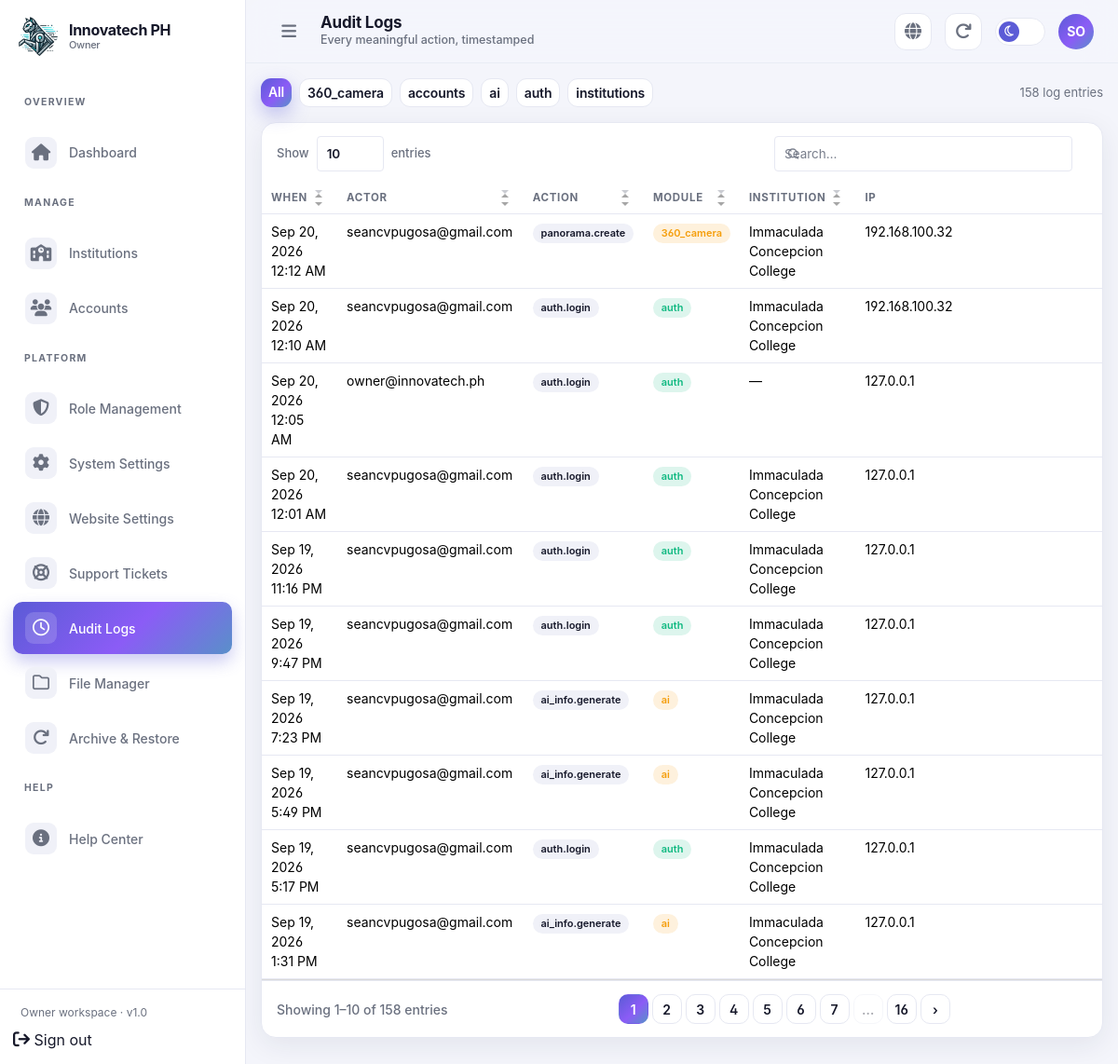
The page /admin/owner/logs.php (signed in) on the database its author committed.
### tables this page shows
CREATE TABLE `platform_settings` (
  `id` tinyint UNSIGNED NOT NULL,
  `product_name` varchar(191) NOT NULL DEFAULT 'AI-Assisted AR 360° Virtual Campus Navigation',
  `company_name` varchar(191) NOT NULL DEFAULT 'Innovatech PH',
  `logo_path` varchar(255) DEFAULT NULL,
  `hero_image_path` varchar(255) DEFAULT NULL,
  `landing_html` mediumtext,
  `contact_email` varchar(191) DEFAULT NULL,
  `smtp_host` varchar(191) DEFAULT NULL,
  `smtp_port` smallint UNSIGNED DEFAULT '587',
  `smtp_username` varchar(191) DEFAULT NULL,
  `smtp_password_enc` varchar(255) DEFAULT NULL,
  `smtp_from_name` varchar(128) DEFAULT NULL,
  `smtp_from_email` varchar(191) DEFAULT NULL,
  `institution_folder_root` varchar(255) NOT NULL DEFAULT 'storage/institutions',
  `template_pack_path` varchar(255) NOT NULL DEFAULT 'storage/templates/org_pack',
  `updated_by` int UNSIGNED DEFAULT NULL,
  `updated_at` datetime NOT NULL DEFAULT CURRENT_TIMESTAMP ON UPDATE CURRENT_TIMESTAMP
);

CREATE TABLE `audit_logs` (
  `id` bigint UNSIGNED NOT NULL,
  `actor_user_id` int UNSIGNED DEFAULT NULL,
  `institution_id` int UNSIGNED DEFAULT NULL,
  `action` varchar(80) NOT NULL,
  `module` varchar(64) NOT NULL,
  `entity_type` varchar(64) DEFAULT NULL,
  `entity_id` int UNSIGNED DEFAULT NULL,
  `ip_address` varchar(45) DEFAULT NULL,
  `user_agent` varchar(255) DEFAULT NULL,
  `meta_json` longtext,
  `created_at` datetime NOT NULL DEFAULT CURRENT_TIMESTAMP
);

CREATE TABLE `users` (
  `id` int UNSIGNED NOT NULL,
  `role_id` tinyint UNSIGNED NOT NULL,
  `institution_id` int UNSIGNED DEFAULT NULL COMMENT 'NULL for owner; required for admin/staff; optional for user',
  `supervisor_user_id` int UNSIGNED DEFAULT NULL COMMENT 'staff reports to this admin',
  `email` varchar(191) NOT NULL,
  `username` varchar(64) DEFAULT NULL,
  `password_hash` varchar(255) NOT NULL,
  `first_name` varchar(80) NOT NULL,
  `last_name` varchar(80) NOT NULL,
  `phone` varchar(32) DEFAULT NULL,
  `avatar_path` varchar(255) DEFAULT NULL,
  `is_active` tinyint(1) NOT NULL DEFAULT '1',
  `email_verified_at` datetime DEFAULT NULL,
  `last_login_at` datetime DEFAULT NULL,
  `created_by` int UNSIGNED DEFAULT NULL,
  `created_at` datetime NOT NULL DEFAULT CURRENT_TIMESTAMP,
  `updated_at` datetime NOT NULL DEFAULT CURRENT_TIMESTAMP ON UPDATE CURRENT_TIMESTAMP,
  `deleted_at` datetime DEFAULT NULL
);

CREATE TABLE `institutions` (
  `id` int UNSIGNED NOT NULL,
  `slug` varchar(80) NOT NULL,
  `name` varchar(191) NOT NULL,
  `short_name` varchar(64) DEFAULT NULL,
  `institution_type` enum('school','college','university','other') NOT NULL DEFAULT 'school',
  `description` text,
  `logo_path` varchar(255) DEFAULT NULL,
  `cover_image_path` varchar(255) DEFAULT NULL,
  `address` varchar(255) DEFAULT NULL,
  `city` varchar(80) DEFAULT NULL,
  `province` varchar(80) DEFAULT NULL,
  `country` varchar(80) NOT NULL DEFAULT 'Philippines',
  `latitude` decimal(10,7) DEFAULT NULL,
  `longitude` decimal(10,7) DEFAULT NULL,
  `website_url` varchar(255) DEFAULT NULL,
  `contact_email` varchar(191) DEFAULT NULL,
  `contact_phone` varchar(32) DEFAULT NULL,
  `folder_path` varchar(255) NOT NULL COMMENT 'Generated project dir e.g. storage/institutions/immaculada',
  `landing_mode` enum('360_rotation','floor_plan') NOT NULL DEFAULT '360_rotation',
  `starting_scene_id` int UNSIGNED DEFAULT NULL,
  `starting_floor_plan_id` int UNSIGNED DEFAULT NULL,
  `require_landscape_mobile` tinyint(1) NOT NULL DEFAULT '1' COMMENT 'AR/360 landing locked landscape fullscreen on mobile',
  `is_published` tinyint(1) NOT NULL DEFAULT '0',
  `is_active` tinyint(1) NOT NULL DEFAULT '1',
  `created_by` int UNSIGNED DEFAULT NULL COMMENT 'owner user',
  `created_at` datetime NOT NULL DEFAULT CURRENT_TIMESTAMP,
  `updated_at` datetime NOT NULL DEFAULT CURRENT_TIMESTAMP ON UPDATE CURRENT_TIMESTAMP,
  `deleted_at` datetime DEFAULT NULL
);

### includes/functions.php (called while the page is built, shortened)
<?php
function db(): PDO
{
    $options = [
        PDO::ATTR_ERRMODE => PDO::ERRMODE_EXCEPTION,
        PDO::ATTR_DEFAULT_FETCH_MODE => PDO::FETCH_ASSOC,
        PDO::ATTR_EMULATE_PREPARES => false,
    ];
    $pdo = new PDO(
        'mysql:host=' . DB_HOST . ';port=' . DB_PORT . ';dbname=' . DB_NAME . ';charset=utf8mb4',
        DB_USER,
        DB_PASS,
        $options
    );
    return $pdo;
}
final class DbCrud
{
    public PDO $pdo;
    public function __construct(?PDO $pdo = null)
    {
        $this->pdo = $pdo ?? db();
    }
    private static function ident(string $name): string
    {
        return "`{$name}`";
    }
    private static function paramPrefix(): string
    {
        static $n = 0;
        return 'p' . (++$n) . '_';
    }
    private static function buildWhere(array $conditions): array
    {
        $sql = [];
        $params = [];
        foreach ($conditions as $key => $cond) {
            $col = self::ident($key);
            $p = self::paramPrefix() . $key;
            $sql[] = "{$col} = :{$p}";
            $params[$p] = $cond;
        }
        return [implode(' AND ', $sql), $params];
    }
    public function select(string $table, string $columns = '*', array $conditions = [], string $options = ''): array
    {
        $columns = trim($columns);
        if ($columns === '*') {
            $sel = '*';
            $params = [];
        }
        $sql = 'SELECT ' . $sel . ' FROM ' . self::ident($table);
        if ($conditions !== []) {
            [$where, $whereParams] = self::buildWhere($conditions);
            $sql .= ' WHERE ' . $where;
            $params += $whereParams;
        }
        if (trim($options) !== '') {
            $sql .= ' ' . trim($options);
        }
        $stmt = $this->pdo->prepare($sql);
        $stmt->execute($params);
        return $stmt->fetchAll(PDO::FETCH_ASSOC);
    }
    public function get(string $table, int|array $idOrConditions): ?array
    {
        $conditions = is_numeric($idOrConditions) ? ['id' => (int) $idOrConditions] : $idOrConditions;
        $rows = $this->select($table, '*', $conditions, 'LIMIT 1');
        return $rows[0] ?? null;
    }
    public function raw(string $sql, array $params = []): PDOStatement
    {
        $stmt = $this->pdo->prepare($sql);
        $stmt->execute($params);
        return $stmt;
    }
}
function crud(): DbCrud
{
    static $instance = null;
    return $instance ??= new DbCrud();
}
function h($value): string
{
    return htmlspecialchars((string) $value, ENT_QUOTES, 'UTF-8');
}
function url(string $path = '', bool $absolute = false): string
{
    $path = ltrim($path, '/');
    $parts = explode('?', $path, 2);
    $base = $parts[0];
    if ($base !== '' && !str_ends_with($base, '/') && !str_contains(basename($base), '.')) {
        if (is_file(ROOT_PATH . '/' . $base . '.php')) {
            $parts[0] = $base . '.php';
            $path = implode('?', $parts);
        }
    }
    return BASE_URL . '/' . $path;
}

### includes/auth.php (called while the page is built, shortened)
<?php
require_once __DIR__ . '/functions.php';
function current_user(): ?array
{
    return $_SESSION['user'] ?? null;
}
function current_role(): ?string
{
    return $_SESSION['user']['role_slug'] ?? null;
}

### admin/owner/logs.php (the view, shortened to what this page needs)
<?php
require_once __DIR__ . '/../../includes/auth.php';
$pageTitle = 'Audit Logs';
$pageSub = 'Every meaningful action, timestamped';
$active = 'Audit Logs';
$bodyClass = 'page-owner-logs';
require_once __DIR__ . '/../layout/header.php';
$filterModule = trim($_GET['module'] ?? '');
$params = $filterModule !== '' ? ['mod' => $filterModule] : [];
$where = $filterModule !== '' ? 'WHERE a.module = :mod' : '';
$total = (int) crud()->raw("SELECT COUNT(*) FROM audit_logs a $where", $params)->fetchColumn();
$logs = crud()->raw(
    "SELECT a.*, u.email AS actor_email, i.name AS inst_name
     FROM audit_logs a
     LEFT JOIN users u ON u.id = a.actor_user_id
     LEFT JOIN institutions i ON i.id = a.institution_id
     $where
     ORDER BY a.created_at DESC",
    $params
)->fetchAll();
$modules = crud()->raw("SELECT DISTINCT module FROM audit_logs ORDER BY module")->fetchAll(PDO::FETCH_COLUMN);
$moduleBadges = [
    'auth' => 'badge-live', 'institutions' => 'badge-draft', 'content' => 'badge-live',
    'platform' => 'badge-off', 'settings' => 'badge-draft', 'security' => 'badge-off',
];
?>
<div class="d-flex flex-wrap align-items-center justify-content-between gap-2 mb-3">
  <div class="d-flex gap-2 flex-wrap">
    <a class="btn btn-sm <?= $filterModule === '' ? 'btn-grad' : 'btn-outline-ia' ?>" href="logs">All</a>
    <?php foreach ($modules as $mod): ?>
      <a class="btn btn-sm <?= $filterModule === $mod ? 'btn-grad' : 'btn-outline-ia' ?>" href="logs?module=<?= h($mod) ?>"><?= h($mod) ?></a>
    <?php endforeach; ?>
  </div>
  <span class="fs-13 text-ia-muted"><?= $total ?> log entr<?= $total === 1 ? 'y' : 'ies' ?></span>
</div>
<div class="ia-card">
  <div class="table-responsive">
    <table class="table table-ia">
      <thead><tr><th>When</th><th>Actor</th><th>Action</th><th>Module</th><th>Institution</th><th>IP</th></tr></thead>
      <tbody>
        <?php foreach ($logs as $log): ?>
          <tr>
            <td class="text-ia-muted text-nowrap"><?= h(date('M j, Y g:i A', strtotime($log['created_at']))) ?></td>
            <td class="fw-semibold"><?= h($log['actor_email'] ?? 'system') ?></td>
            <td><span class="badge badge-surface"><?= h($log['action']) ?></span></td>
            <td><span class="badge <?= $moduleBadges[$log['module']] ?? 'badge-draft' ?>"><?= h($log['module']) ?></span></td>
            <td class="text-ia-muted"><?= h($log['inst_name'] ?? '—') ?></td>
            <td class="text-ia-muted"><?= h($log['ip_address'] ?? '—') ?></td>
          </tr>
        <?php endforeach; ?>
      </tbody>
    </table>
  </div>
</div>
<?php require __DIR__ . '/../layout/footer.php'; ?>

### admin/layout/header.php (shortened to what this page needs)
<?php
require_once __DIR__ . '/../../includes/auth.php';
require_once __DIR__ . '/nav.php';
$u = current_user();
$role = current_role() ?? 'user';
$active = $active ?? '';
$roleHome = match ($role) {
  'owner' => 'admin/owner/dashboard',
  'system_admin', 'system_staff' => 'admin/system/dashboard',
  'admin' => 'admin/institution/dashboard',
  'staff' => 'admin/staff/dashboard',
  default => 'admin/index',
};
$roleLabel = ucwords(str_replace('_', ' ', (string) $role));
$platform_settings = crud()->get('platform_settings', 1) ?? [];
$brandLogoUrl = !empty($platform_settings['logo_path']) ? url($platform_settings['logo_path']) : url('assets/logo2.webp');
?>
<!DOCTYPE html>
<html lang="en" data-bs-theme="dark">
<head>
  <link href="<?= url('assets/css/inter-font.css') ?>" rel="stylesheet">
  <link href="<?= url('assets/css/bootstrap.min.css') ?>" rel="stylesheet">
  <link href="<?= url('assets/css/simple-datatables.min.css') ?>" rel="stylesheet">
  <link rel="stylesheet" href="<?= url('assets/css/font-awesome.min.css') ?>">
  <link rel="stylesheet" href="<?= url('admin/assets/css/dashboard.css') ?>">
</head>
<body class="<?= h(trim((string) ($bodyClass ?? ''))) ?>">
  <div class="ia-shell" id="ia-shell">
    <aside class="ia-sidebar">
      <div class="brand">
        <a class="brand-logo" href="<?= url($roleHome) ?>">
          <img src="<?= h($brandLogoUrl) ?>" alt="Innovatech PH">
        </a>
        <div class="brand-name"><?= h(APP_NAME) ?><small><?= h($roleLabel) ?></small></div>
      </div>
      <nav class="nav-scroll">
        <?php foreach (role_nav($role) as $group):
          if (isset($group[0]) && is_array($group[0]) && array_is_list($group)): ?>
            <?php $label = $group[0];
            $links = array_slice($group, 1); ?>
            <p class="ia-nav-label"><?= h($label) ?></p>
            <ul class="ia-nav">
              <?php foreach ($links as [$text, $href, $icon]): ?>
                <li>
                  <a class="nav-link <?= $active === $text ? 'active' : '' ?>" href="<?= url($href) ?>">
                    <span class="ia-icon"><?= ia_icon($icon) ?></span>
                    <span><?= h($text) ?></span>
                  </a>
                </li>
              <?php endforeach; ?>
            </ul>
          <?php elseif (isset($group['title'])): ?>
            <p class="ia-nav-label"><?= h($group['title']) ?></p>
            <ul class="ia-nav">
              <?php foreach ($group['items'] as [$text, $href, $icon]): ?>
                <li>
                  <a class="nav-link <?= $active === $text ? 'active' : '' ?>" href="<?= url($href) ?>">
                    <span class="ia-icon"><?= ia_icon($icon) ?></span>
                    <span><?= h($text) ?></span>
                  </a>
                </li>
              <?php endforeach; ?>
            </ul>
          <?php endif; endforeach; ?>
      </nav>
      <div class="side-foot">
        <div class="foot-text">
          <?= h($roleLabel) ?> workspace · v1.0
        </div>
        <a class="nav-link" href="<?= url('admin/logout') ?>">
          <span class="ia-icon"><?= ia_icon('logout') ?></span>
          <span>Sign out</span>
        </a>
      </div>
    </aside>
    <header class="ia-topbar">
      <button type="button" class="ia-btn-ghost d-none d-lg-grid" id="sidebar-collapse" aria-label="Collapse sidebar">
        <?= ia_icon('menu') ?>
      </button>
      <div class="flex-grow-1">
        <h1 class="page-title"><?= h($pageTitle ?? 'Dashboard') ?></h1>
        <?php if (!empty($pageSub)): ?>
          <p class="page-sub mb-0 d-none d-sm-block"><?= h($pageSub) ?></p><?php endif; ?>
      </div>
      <a class="ia-btn-ghost" href="<?= url('/') ?>" target="_blank" title="View public landing"
        aria-label="View landing">
        <?= ia_icon('globe') ?>
      </a>
      <?php if (in_array($role, ['owner', 'system_admin'])): ?>
        <form method="post" action="<?= url('admin/owner/clear-cache.php') ?>" class="d-none d-md-block m-0">
          <button type="submit" class="ia-btn-ghost" title="Clear Cache" aria-label="Clear Cache">
            <?= ia_icon('refresh') ?: ia_icon('sun') ?>
          </button>
        </form>
      <?php endif; ?>
      <button type="button" class="theme-switch" data-theme-toggle aria-label="Toggle theme"
        title="Toggle dark / light">
        <span class="knob"><?= ia_icon('moon', 13) ?></span>
      </button>
      <div class="dropdown">
        <button class="btn p-0 border-0" data-bs-toggle="dropdown" aria-expanded="false">
          <span
            class="ia-avatar"><?= h(mb_substr(trim(($u['first_name'][0] ?? '') . ($u['last_name'][0] ?? '')), 0, 2)) ?></span>
        </button>
      </div>
    </header>
    <main class="ia-main">

### rows shown on the page
platform_settings: logo_path (picture)
audit_logs: created_at "Sep 20, 2026 12:12 AM", actor_user.email "seancvpugosa@gmail.com", action "panorama.create", module "360_camera", institution.name "Immaculada Concepcion College", ip_address "192.168.100.32"
audit_logs: created_at "Sep 20, 2026 12:10 AM", actor_user.email "seancvpugosa@gmail.com", action "auth.login", module "auth", institution.name "Immaculada Concepcion College", ip_address "192.168.100.32"
audit_logs: created_at "Sep 20, 2026 12:05 AM", actor_user.email "owner@innovatech.ph", action "auth.login", module "auth", inst_name "—", ip_address "127.0.0.1"
audit_logs: created_at "Sep 20, 2026 12:01 AM", actor_user.email "seancvpugosa@gmail.com", action "auth.login", module "auth", institution.name "Immaculada Concepcion College", ip_address "127.0.0.1"
audit_logs: created_at "Sep 19, 2026 11:16 PM", actor_user.email "seancvpugosa@gmail.com", action "auth.login", module "auth", institution.name "Immaculada Concepcion College", ip_address "127.0.0.1"
audit_logs: created_at "Sep 19, 2026 9:47 PM", actor_user.email "seancvpugosa@gmail.com", action "auth.login", module "auth", institution.name "Immaculada Concepcion College", ip_address "127.0.0.1"
audit_logs: created_at "Sep 19, 2026 7:23 PM", actor_user.email "seancvpugosa@gmail.com", action "ai_info.generate", module "ai", institution.name "Immaculada Concepcion College", ip_address "127.0.0.1"
audit_logs: created_at "Sep 19, 2026 5:49 PM", actor_user.email "seancvpugosa@gmail.com", action "ai_info.generate", module "ai", institution.name "Immaculada Concepcion College", ip_address "127.0.0.1"
audit_logs: created_at "Sep 19, 2026 5:17 PM", actor_user.email "seancvpugosa@gmail.com", action "auth.login", module "auth", institution.name "Immaculada Concepcion College", ip_address "127.0.0.1"
audit_logs: created_at "Sep 19, 2026 1:31 PM", actor_user.email "seancvpugosa@gmail.com", action "ai_info.generate", module "ai", institution.name "Immaculada Concepcion College", ip_address "127.0.0.1"

### other values the page prints
APP_NAME "Innovatech PH"
$roleLabel "Owner"
$group['title'] "OVERVIEW"
$text "Dashboard"
$group['title'] "MANAGE"
$text "Institutions"
$text "Accounts"
$group['title'] "PLATFORM"
$text "Role Management"
$text "System Settings"
$text "Website Settings"
$text "Support Tickets"
$text "Audit Logs"
$text "File Manager"
$text "Archive & Restore"
